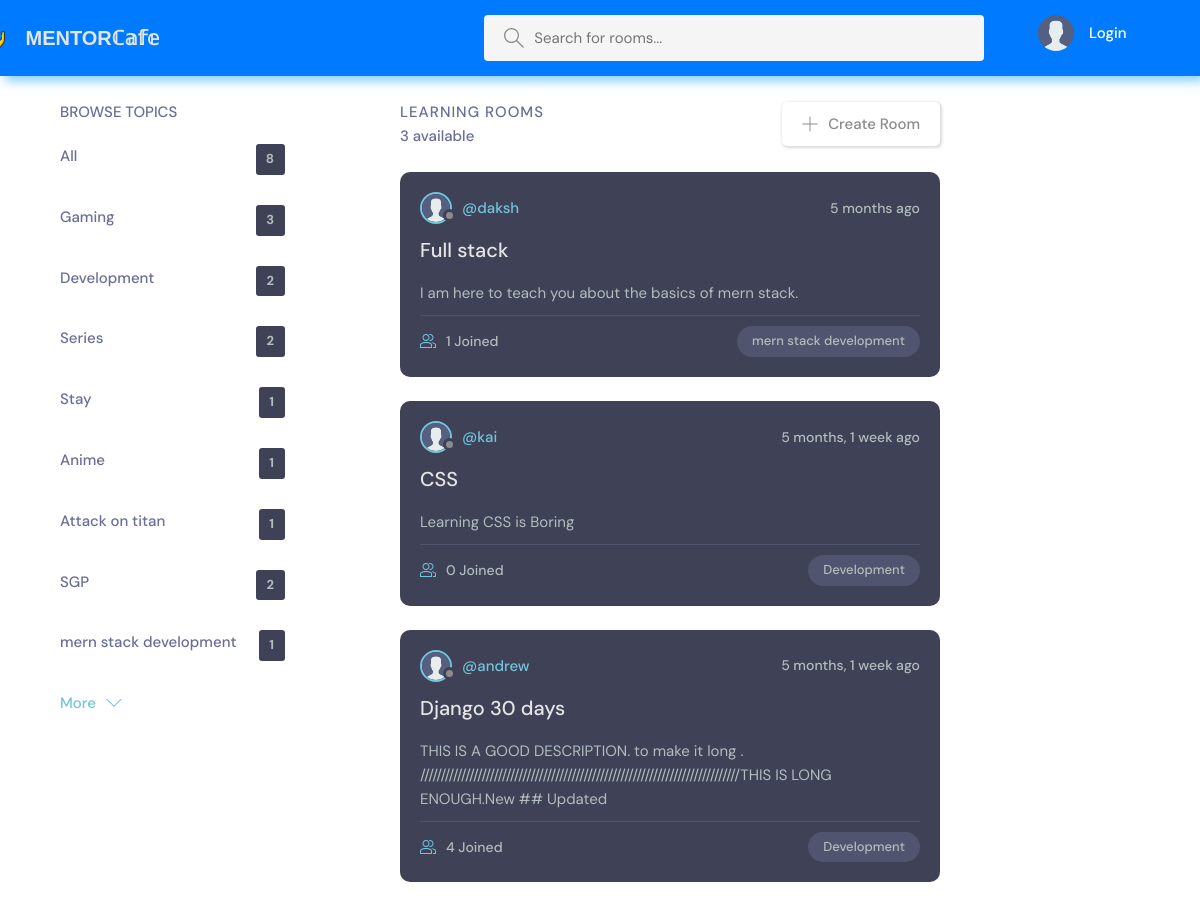
The app's page /?q=Development with its own data.
### base/models.py (models this page shows, shortened)
class Topic(models.Model):
    name = models.CharField(max_length=255)

class Room(models.Model):
    host = models.ForeignKey(User,on_delete=models.SET_NULL,null=True)
    topic = models.ForeignKey(Topic,on_delete=models.SET_NULL,null=True)
    name = models.CharField(max_length=255)
    description = models.TextField(null=True,blank=True)
    participants = models.ManyToManyField(User,related_name='participants',blank=True)
    updated = models.DateTimeField(auto_now_add=True)
    created = models.DateTimeField(auto_now_add=True)
    class Meta:
        ordering = ['-updated','created']

### base/views.py (the view)
# urls.py: 2. Add a URL to urlpatterns:  path('', views.home, name='home')
def home(request):
    q = request.GET.get('q') if request.GET.get('q') != None else ''
    rooms = Room.objects.filter(
        Q(topic__name__icontains = q)|
        Q(name__icontains = q)|
        Q(description__icontains = q)
        )
    topics = Topic.objects.all()
    room_count = rooms.count()
    context = {'rooms':rooms,'topics' : topics,'room_count':room_count}
    return render(request, 'base/home.html',context)

### base/templates/base/home.html (shortened to what this page needs)
{%extends 'main.html' %}
{% load static%}
{%block content%}
  <main class="layout layout--3">
    <div class="container">
      <div class="topics">
        <div class="topics__header">
          <h2>Browse Topics</h2>
        </div>
        <ul class="topics__list">
          <li>
            <a href="{% url 'home' %}"> All <span>{{topics.count}}</span></a>
          </li>
          {%for topic in topics %}
          <li>
            <a href="{% url 'home' %}?q={{topic.name}}">{{topic.name}} <span>{{topic.room_set.all.count}}</span></a>
          </li>
          {%endfor%}
        </ul>
        <a class="btn btn--link" href="topics.html">
          More
          <svg version="1.1" xmlns="http://www.w3.org/2000/svg" width="32" height="32" viewBox="0 0 32 32">
            <title>chevron-down</title>
            <path d="M16 21l-13-13h-3l16 16 16-16h-3l-13 13z"></path>
          </svg>
        </a>
      </div>
      <div class="roomList">
        <div class="roomList__header">
          <div>
            <h2>Learning Rooms</h2>
            <p>{{room_count}} available</p>
          </div>
          <a class="btn btn--main" href="{% url 'create-room' %}">
            <svg version="1.1" xmlns="http://www.w3.org/2000/svg" width="32" height="32" viewBox="0 0 32 32">
              <title>add</title>
              <path
                d="M16.943 0.943h-1.885v14.115h-14.115v1.885h14.115v14.115h1.885v-14.115h14.115v-1.885h-14.115v-14.115z">
              </path>
            </svg>
            Create Room
          </a>
        </div>
        {%for room in rooms%}
        <div class="roomListRoom">
          <div class="roomListRoom__header">
            <a href="{% url 'profile' room.host.id %}" class="roomListRoom__author">
              <div class="avatar avatar--small">
                <img src="{% static 'images/avatar.svg' %}" />
              </div>
              <span>@{{room.host.username}}</span>
            </a>
            <div class="roomListRoom__actions">
              <span>{{room.created|timesince}} ago</span>
            </div>
          </div>
          <div class="roomListRoom__content">
            <a href="{% url 'room' room.id %}">{{room.name}}</a>
            <p>
              {{room.description}}
            </p>
          </div>
          <div class="roomListRoom__meta">
            <a href="{% url 'room' room.id %}" class="roomListRoom__joined">
                {{room.participants.all.count}}  Joined
            </a>
            <p class="roomListRoom__topic">{{room.topic.name}}</p>
          </div>
        </div>
        {%endfor%}
      </div>
          </div>
  </main>
{%endblock%}

### static/styles/style.css (style rules this page uses)
:root { --color-main: #71c6dd; --color-main-light: #e1f6fb; --color-dark: #3f4156; --color-dark-medium: #51546e; --color-dark-light: #696d97; --color-light: #e5e5e5; --color-gray: #8b8b8b; --color-light-gray: #b2bdbd; --color-bg: #2d2d39; --color-success: #5dd693; --color-error: #fc4b0b; }
* { font-family: "DM Sans", -apple-system, BlinkMacSystemFont, "Segoe UI", Roboto, Oxygen, Ubuntu, Cantarell, "Open Sans", "Helvetica Neue", sans-serif; margin: 0; padding: 0; box-sizing: border-box; text-rendering: optimizeLegibility; font-size: inherit; }
html { font-size: 56.25%; }
@media only screen and (min-width: 1200px) { html { font-size: 62.5%; } }
body { line-height: 1.6; font-weight: 400; font-size: 1.5rem; color: var(--color-light-gray); background-color: WHITE; min-height: 100vh; }
img { width: 100%; }
a { display: inline-block; color: var(--color-main); text-decoration: none; }
.container { max-width: 120rem; width: 90%; margin: auto; }
.btn { background-color: transparent; border: none; display: inline-flex; align-items: center; gap: 1rem; cursor: pointer; transition: all ease-in-out 0.3s; padding: 1rem 2rem; border-radius: 5px; box-shadow: 1px 1px 3px 1px rgba(0, 0, 0, 0.15); font-weight: 500; }
.btn--link { border-radius: 0; padding: 0; color: var(--color-main); box-shadow: none; }
.btn--main { color: var(--color-gray); }
.btn > svg { fill: currentColor; width: 1.6rem; height: 1.6rem; }
.avatar { position: relative; display: inline-block; border-radius: 50%; border: 2px solid var(--color-main); }
.avatar img { display: block; border-radius: 50%; object-fit: cover; object-position: center; }
.avatar::after { content: ""; display: block; position: absolute; background-color: var(--color-gray); z-index: 111; border-radius: 50%; border: 0.3rem solid var(--color-dark); }
.avatar.avatar--small img { width: 2.8rem; height: 2.8rem; }
.avatar.avatar--small:after { width: 0.7rem; height: 0.7rem; bottom: 0px; right: -6px; }
.layout { margin-top: 2.4rem; }
.layout > .container { display: flex; justify-content: space-between; align-items: flex-start; }
.layout--3 > .container > div:first-child { flex-basis: 50%; max-width: 22.5rem; }
.layout--3 > .container > div:nth-child(2) { flex-basis: 50%; }
.layout--3 > .container > div:last-child { flex-basis: 50%; }
.topics__header { margin-bottom: 2rem; }
.topics__header h2 { text-transform: uppercase; font-weight: 500; color: var(--color-dark-light); }
.topics__list { list-style: none; }
.topics__list li a { display: flex; justify-content: space-between; margin-bottom: 3rem; font-weight: 500; color: var(--color-dark-light); transition: all 0.3s ease-in-out; }
.topics__list li a span { padding: 0.5rem 1rem; background-color: var(--color-dark); color: var(--color-light-gray); border-radius: 3px; font-size: 1.3rem; font-weight: 700; letter-spacing: 1px; }
.roomList { position: relative; right: 200px; }
.roomList__header { display: flex; justify-content: space-between; align-items: center; margin-bottom: 2.4rem; }
.roomList__header h2 { text-transform: uppercase; font-weight: 500; color: var(--color-dark-light); letter-spacing: 1px; }
.roomList__header p { font-weight: 500; color: var(--color-dark-light); }
.roomListRoom { margin-bottom: 2.4rem; background-color: var(--color-dark); border-radius: 1rem; padding: 2rem; }
.roomListRoom__header { display: flex; justify-content: space-between; align-items: center; }
.roomListRoom__author { font-weight: 500; display: flex; align-items: center; gap: 1rem; }
.roomListRoom__actions { display: flex; align-items: flex-start; gap: 1rem; position: relative; }
.roomListRoom__actions span { font-size: 1.4rem; font-weight: 500; }
.roomListRoom__content { margin: 1rem 0; }
.roomListRoom__content a { font-size: 2rem; font-weight: 500; margin-bottom: 1.5rem; color: var(--color-light); transition: all 0.3s ease-in-out; }
.roomListRoom__meta { border-top: 1px solid var(--color-dark-medium); padding-top: 1rem; display: flex; align-items: center; justify-content: space-between; }
.roomListRoom__joined { color: var(--color-light-gray); display: flex; align-items: center; gap: 1rem; font-size: 1.4rem; font-weight: 500; }
.roomListRoom__joined svg { fill: var(--color-main); width: 1.6rem; height: 1.6rem; }
.roomListRoom__topic { padding: 5px 1.5rem; background-color: var(--color-dark-medium); border-radius: 5rem; font-weight: 500; font-size: 1.3rem; }

### records on screen
Topic: name "Gaming", room_set.all.count "3"
Topic: name "Development", room_set.all.count "2"
Topic: name "Series", room_set.all.count "2"
Topic: name "Stay", room_set.all.count "1"
Topic: name "Anime", room_set.all.count "1"
Topic: name "Attack on titan", room_set.all.count "1"
Topic: name "SGP", room_set.all.count "2"
Topic: name "mern stack development", room_set.all.count "1"
Room: host.username "daksh", created "5 months", name "Full stack", description "I am here to teach you about the basics of mern stack.", participants.all.count "1", topic.name "mern stack development"
Room: host.username "kai", created "5 months, 1 week", name "CSS", description "Learning CSS is Boring", participants.all.count "0", topic.name "Development"
Room: host.username "andrew", created "5 months, 1 week", name "Django 30 days", description "THIS IS A GOOD DESCRIPTION. to make it long . //////////////////////////////////////////////////////////////////////////////THIS IS LONG ENOUGH.New ## Updated", participants.all.count "4", topic.name "Development"

### other values on screen
{{ topics.count }} "8"
{{ room_count }} "3"
